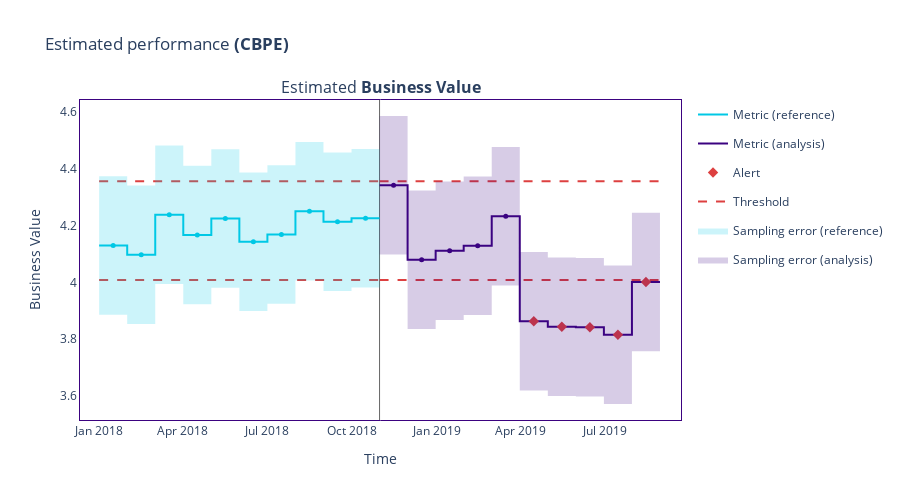

Write notebook code for a chart like this one.
### Code cell
metric_fig = results.plot()
metric_fig.show()

### Figure 1 — Plotly figure (JSON) as saved in the notebook; plotly's stock layout.template omitted (floating-point values rounded to 4 significant figures)
{"data": [{"hoverinfo": "skip", "legendgroup": "metric_reference", "line": {"color": "#00c8e5", "shape": "hv", "width": 2}, "mode": "lines", "name": "Metric (reference)", "showlegend": true, "type": "scatter", "x": ["2018-01-01T00:00:00", "2018-01-31T06:36:00", "2018-03-02T13:12:00", "2018-04-01T19:48:00", "2018-05-02T02:24:00", "2018-06-01T09:00:00", "2018-07-01T15:36:00", "2018-07-31T22:12:00", "2018-08-31T04:48:00", "2018-09-30T11:24:00", "2018-10-30T17:51:16.848000"], "xaxis": "x", "y": [4.13, 4.098, 4.238, 4.166, 4.225, 4.143, 4.168, 4.25, 4.213, 4.226, 4.226], "yaxis": "y"}, {"customdata": [["Estimated <b>Business Value</b>", "<b style=\"color:#00c8e5;line-height:60px\">Reference</b>", "", "[0:4999]", "From <b>Jan-01-2018</b> to <b>Jan-31-2018</b>", 4.13, 0.2437], ["Estimated <b>Business Value</b>", "<b style=\"color:#00c8e5;line-height:60px\">Reference</b>", "", "[5000:9999]", "From <b>Jan-31-2018</b> to <b>Mar-02-2018</b>", 4.098, 0.2437], ["Estimated <b>Business Value</b>", "<b style=\"color:#00c8e5;line-height:60px\">Reference</b>", "", "[10000:14999]", "From <b>Mar-02-2018</b> to <b>Apr-01-2018</b>", 4.238, 0.2437], ["Estimated <b>Business Value</b>", "<b style=\"color:#00c8e5;line-height:60px\">Reference</b>", "", "[15000:19999]", "From <b>Apr-01-2018</b> to <b>May-02-2018</b>", 4.166, 0.2437], ["Estimated <b>Business Value</b>", "<b style=\"color:#00c8e5;line-height:60px\">Reference</b>", "", "[20000:24999]", "From <b>May-02-2018</b> to <b>Jun-01-2018</b>", 4.225, 0.2437], ["Estimated <b>Business Value</b>", "<b style=\"color:#00c8e5;line-height:60px\">Reference</b>", "", "[25000:29999]", "From <b>Jun-01-2018</b> to <b>Jul-01-2018</b>", 4.143, 0.2437], ["Estimated <b>Business Value</b>", "<b style=\"color:#00c8e5;line-height:60px\">Reference</b>", "", "[30000:34999]", "From <b>Jul-01-2018</b> to <b>Jul-31-2018</b>", 4.168, 0.2437], ["Estimated <b>Business Value</b>", "<b style=\"color:#00c8e5;line-height:60px\">Reference</b>", "", "[35000:39999]", "From <b>Jul-31-2018</b> to <b>Aug-31-2018</b>", 4.25, 0.2437], ["Estimated <b>Business Value</b>", "<b style=\"color:#00c8e5;line-height:60px\">Reference</b>", "", "[40000:44999]", "From <b>Aug-31-2018</b> to <b>Sep-30-2018</b>", 4.213, 0.2437], ["Estimated <b>Business Value</b>", "<b style=\"color:#00c8e5;line-height:60px\">Reference</b>", "", "[45000:49999]", "From <b>Sep-30-2018</b> to <b>Oct-30-2018</b>", 4.226, 0.2437]], "hovertemplate": "%{customdata[1]} &nbsp; &nbsp; %{customdata[2]} <br />Chunk: <b>%{customdata[3]}</b> &nbsp; &nbsp; %{customdata[4]} <br />%{customdata[0]}: <b>%{customdata[5]}</b><br />Confidence band: +/- <b>%{customdata[6]}</b><br /><extra></extra>", "legendgroup": "metric_reference", "marker": {"color": "#00c8e5", "size": 5, "symbol": "circle"}, "mode": "markers", "name": "Metric (reference)", "showlegend": false, "type": "scatter", "x": ["2018-01-16T03:18:00", "2018-02-15T09:54:00", "2018-03-17T16:30:00", "2018-04-16T23:06:00", "2018-05-17T05:42:00", "2018-06-16T12:18:00", "2018-07-16T18:54:00", "2018-08-16T01:30:00", "2018-09-15T08:06:00", "2018-10-15T14:37:38.424000"], "xaxis": "x", "y": [4.13, 4.098, 4.238, 4.166, 4.225, 4.143, 4.168, 4.25, 4.213, 4.226, 4.226], "yaxis": "y"}, {"hoverinfo": "skip", "legendgroup": "metric_analysis", "line": {"color": "#3b0280", "shape": "hv", "width": 2}, "mode": "lines", "name": "Metric (analysis)", "showlegend": true, "type": "scatter", "x": ["2018-10-30T18:00:00", "2018-11-30T00:36:00", "2018-12-30T07:12:00", "2019-01-29T13:48:00", "2019-02-28T20:24:00", "2019-03-31T03:00:00", "2019-04-30T09:36:00", "2019-05-30T16:12:00", "2019-06-29T22:48:00", "2019-07-30T05:24:00", "2019-08-29T11:51:16.848000"], "xaxis": "x", "y": [4.342, 4.079, 4.112, 4.129, 4.232, 3.863, 3.844, 3.842, 3.816, 4.001, 4.001], "yaxis": "y"}, {"customdata": [["Estimated <b>Business Value</b>", "<b style=\"color:#3b0280;line-height:60px\">Analysis</b>", "", "[0:4999]", "From <b>Oct-30-2018</b> to <b>Nov-30-2018</b>", 4.342, 0.2437], ["Estimated <b>Business Value</b>", "<b style=\"color:#3b0280;line-height:60px\">Analysis</b>", "", "[5000:9999]", "From <b>Nov-30-2018</b> to <b>Dec-30-2018</b>", 4.079, 0.2437], ["Estimated <b>Business Value</b>", "<b style=\"color:#3b0280;line-height:60px\">Analysis</b>", "", "[10000:14999]", "From <b>Dec-30-2018</b> to <b>Jan-29-2019</b>", 4.112, 0.2437], ["Estimated <b>Business Value</b>", "<b style=\"color:#3b0280;line-height:60px\">Analysis</b>", "", "[15000:19999]", "From <b>Jan-29-2019</b> to <b>Feb-28-2019</b>", 4.129, 0.2437], ["Estimated <b>Business Value</b>", "<b style=\"color:#3b0280;line-height:60px\">Analysis</b>", "", "[20000:24999]", "From <b>Feb-28-2019</b> to <b>Mar-31-2019</b>", 4.232, 0.2437], ["Estimated <b>Business Value</b>", "<b style=\"color:#3b0280;line-height:60px\">Analysis</b>", "<span style=\"color:#AD0000\">⚠ <b>Drift detected</b></span>", "[25000:29999]", "From <b>Mar-31-2019</b> to <b>Apr-30-2019</b>", 3.863, 0.2437], ["Estimated <b>Business Value</b>", "<b style=\"color:#3b0280;line-height:60px\">Analysis</b>", "<span style=\"color:#AD0000\">⚠ <b>Drift detected</b></span>", "[30000:34999]", "From <b>Apr-30-2019</b> to <b>May-30-2019</b>", 3.844, 0.2437], ["Estimated <b>Business Value</b>", "<b style=\"color:#3b0280;line-height:60px\">Analysis</b>", "<span style=\"color:#AD0000\">⚠ <b>Drift detected</b></span>", "[35000:39999]", "From <b>May-30-2019</b> to <b>Jun-29-2019</b>", 3.842, 0.2437], ["Estimated <b>Business Value</b>", "<b style=\"color:#3b0280;line-height:60px\">Analysis</b>", "<span style=\"color:#AD0000\">⚠ <b>Drift detected</b></span>", "[40000:44999]", "From <b>Jun-29-2019</b> to <b>Jul-30-2019</b>", 3.816, 0.2437], ["Estimated <b>Business Value</b>", "<b style=\"color:#3b0280;line-height:60px\">Analysis</b>", "<span style=\"color:#AD0000\">⚠ <b>Drift detected</b></span>", "[45000:49999]", "From <b>Jul-30-2019</b> to <b>Aug-29-2019</b>", 4.001, 0.2437]], "hovertemplate": "%{customdata[1]} &nbsp; &nbsp; %{customdata[2]} <br />Chunk: <b>%{customdata[3]}</b> &nbsp; &nbsp; %{customdata[4]} <br />%{customdata[0]}: <b>%{customdata[5]}</b><br />Confidence band: +/- <b>%{customdata[6]}</b><br /><extra></extra>", "legendgroup": "metric_analysis", "marker": {"color": "#3b0280", "size": 5, "symbol": "circle"}, "mode": "markers", "name": "Metric (analysis)", "showlegend": false, "type": "scatter", "x": ["2018-11-14T21:18:00", "2018-12-15T03:54:00", "2019-01-14T10:30:00", "2019-02-13T17:06:00", "2019-03-15T23:42:00", "2019-04-15T06:18:00", "2019-05-15T12:54:00", "2019-06-14T19:30:00", "2019-07-15T02:06:00", "2019-08-14T08:37:38.424000"], "xaxis": "x", "y": [4.342, 4.079, 4.112, 4.129, 4.232, 3.863, 3.844, 3.842, 3.816, 4.001, 4.001], "yaxis": "y"}, {"hoverinfo": "skip", "legendgroup": "alert", "marker": {"color": "#DD4040", "size": 8, "symbol": "diamond"}, "mode": "markers", "name": "Alert", "showlegend": true, "type": "scatter", "x": ["2019-04-15T06:18:00", "2019-05-15T12:54:00", "2019-06-14T19:30:00", "2019-07-15T02:06:00", "2019-08-14T08:37:38.424000"], "xaxis": "x", "y": [3.863, 3.844, 3.842, 3.816, 4.001], "yaxis": "y"}, {"hoverinfo": "skip", "legendgroup": "thresh", "line": {"color": "#DD4040", "dash": "dash", "width": 2}, "mode": "lines", "name": "Threshold", "showlegend": true, "type": "scatter", "x": ["2018-01-01T00:00:00", "2018-01-31T06:36:00", "2018-03-02T13:12:00", "2018-04-01T19:48:00", "2018-05-02T02:24:00", "2018-06-01T09:00:00", "2018-07-01T15:36:00", "2018-07-31T22:12:00", "2018-08-31T04:48:00", "2018-09-30T11:24:00", "2018-10-30T17:51:16.848000"], "xaxis": "x", "y": [4.356, 4.356, 4.356, 4.356, 4.356, 4.356, 4.356, 4.356, 4.356, 4.356, 4.356], "yaxis": "y"}, {"hoverinfo": "skip", "legendgroup": "thresh", "line": {"color": "#DD4040", "dash": "dash", "width": 2}, "mode": "lines", "name": "Threshold", "showlegend": false, "type": "scatter", "x": ["2018-01-01T00:00:00", "2018-01-31T06:36:00", "2018-03-02T13:12:00", "2018-04-01T19:48:00", "2018-05-02T02:24:00", "2018-06-01T09:00:00", "2018-07-01T15:36:00", "2018-07-31T22:12:00", "2018-08-31T04:48:00", "2018-09-30T11:24:00", "2018-10-30T17:51:16.848000"], "xaxis": "x", "y": [4.009, 4.009, 4.009, 4.009, 4.009, 4.009, 4.009, 4.009, 4.009, 4.009, 4.009], "yaxis": "y"}, {"hoverinfo": "skip", "legendgroup": "thresh", "line": {"color": "#DD4040", "dash": "dash", "width": 2}, "mode": "lines", "name": "Threshold", "showlegend": false, "type": "scatter", "x": ["2018-10-30T18:00:00", "2018-11-30T00:36:00", "2018-12-30T07:12:00", "2019-01-29T13:48:00", "2019-02-28T20:24:00", "2019-03-31T03:00:00", "2019-04-30T09:36:00", "2019-05-30T16:12:00", "2019-06-29T22:48:00", "2019-07-30T05:24:00", "2019-08-29T11:51:16.848000"], "xaxis": "x", "y": [4.356, 4.356, 4.356, 4.356, 4.356, 4.356, 4.356, 4.356, 4.356, 4.356, 4.356], "yaxis": "y"}, {"hoverinfo": "skip", "legendgroup": "thresh", "line": {"color": "#DD4040", "dash": "dash", "width": 2}, "mode": "lines", "name": "Threshold", "showlegend": false, "type": "scatter", "x": ["2018-10-30T18:00:00", "2018-11-30T00:36:00", "2018-12-30T07:12:00", "2019-01-29T13:48:00", "2019-02-28T20:24:00", "2019-03-31T03:00:00", "2019-04-30T09:36:00", "2019-05-30T16:12:00", "2019-06-29T22:48:00", "2019-07-30T05:24:00", "2019-08-29T11:51:16.848000"], "xaxis": "x", "y": [4.009, 4.009, 4.009, 4.009, 4.009, 4.009, 4.009, 4.009, 4.009, 4.009, 4.009], "yaxis": "y"}, {"hoverinfo": "skip", "line": {"color": "rgba(0,0,0,0)", "shape": "hv"}, "mode": "lines", "name": "Sampling error (reference)", "showlegend": false, "type": "scatter", "x": ["2018-01-01T00:00:00", "2018-01-31T06:36:00", "2018-03-02T13:12:00", "2018-04-01T19:48:00", "2018-05-02T02:24:00", "2018-06-01T09:00:00", "2018-07-01T15:36:00", "2018-07-31T22:12:00", "2018-08-31T04:48:00", "2018-09-30T11:24:00", "2018-10-30T17:51:16.848000"], "xaxis": "x", "y": [4.373, 4.341, 4.482, 4.41, 4.468, 4.386, 4.412, 4.494, 4.457, 4.469, 4.469], "yaxis": "y"}, {"fill": "tonexty", "fillcolor": "rgba(0.0, 0.7843137254901961, 0.8980392156862745, 0.2)", "hoverinfo": "skip", "line": {"color": "rgba(0,0,0,0)", "shape": "hv"}, "mode": "lines", "name": "Sampling error (reference)", "showlegend": true, "type": "scatter", "x": ["2018-01-01T00:00:00", "2018-01-31T06:36:00", "2018-03-02T13:12:00", "2018-04-01T19:48:00", "2018-05-02T02:24:00", "2018-06-01T09:00:00", "2018-07-01T15:36:00", "2018-07-31T22:12:00", "2018-08-31T04:48:00", "2018-09-30T11:24:00", "2018-10-30T17:51:16.848000"], "xaxis": "x", "y": [3.886, 3.854, 3.994, 3.923, 3.981, 3.899, 3.925, 4.006, 3.97, 3.982, 3.982], "yaxis": "y"}, {"hoverinfo": "skip", "line": {"color": "rgba(0,0,0,0)", "shape": "hv"}, "mode": "lines", "name": "Sampling error (analysis)", "showlegend": false, "type": "scatter", "x": ["2018-10-30T18:00:00", "2018-11-30T00:36:00", "2018-12-30T07:12:00", "2019-01-29T13:48:00", "2019-02-28T20:24:00", "2019-03-31T03:00:00", "2019-04-30T09:36:00", "2019-05-30T16:12:00", "2019-06-29T22:48:00", "2019-07-30T05:24:00", "2019-08-29T11:51:16.848000"], "xaxis": "x", "y": [4.585, 4.323, 4.355, 4.373, 4.476, 4.107, 4.088, 4.086, 4.059, 4.245, 4.245], "yaxis": "y"}, {"fill": "tonexty", "fillcolor": "rgba(0.23137254901960785, 0.00784313725490196, 0.5019607843137255, 0.2)", "hoverinfo": "skip", "line": {"color": "rgba(0,0,0,0)", "shape": "hv"}, "mode": "lines", "name": "Sampling error (analysis)", "showlegend": true, "type": "scatter", "x": ["2018-10-30T18:00:00", "2018-11-30T00:36:00", "2018-12-30T07:12:00", "2019-01-29T13:48:00", "2019-02-28T20:24:00", "2019-03-31T03:00:00", "2019-04-30T09:36:00", "2019-05-30T16:12:00", "2019-06-29T22:48:00", "2019-07-30T05:24:00", "2019-08-29T11:51:16.848000"], "xaxis": "x", "y": [4.098, 3.836, 3.868, 3.886, 3.989, 3.62, 3.6, 3.598, 3.572, 3.758, 3.758], "yaxis": "y"}], "layout": {"annotations": [{"font": {"size": 16}, "showarrow": false, "text": "Estimated <b>Business Value</b>", "x": 0.5, "xanchor": "center", "xref": "paper", "y": 1, "yanchor": "bottom", "yref": "paper"}], "height": 500, "hoverlabel": {"bgcolor": "white", "font": {"size": 14}}, "legend": {"itemclick": false, "itemdoubleclick": false, "traceorder": "grouped"}, "paper_bgcolor": "rgba(255,255,255,1)", "plot_bgcolor": "rgba(255,255,255,1)", "shapes": [{"layer": "below", "line": {"color": "#666666", "width": 1}, "type": "line", "x0": "2018-10-30T18:00:00", "x1": "2018-10-30T18:00:00", "xref": "x", "y0": 0, "y1": 1, "yref": "y domain"}], "title": {"text": "Estimated performance <b>(CBPE)</b>"}, "xaxis": {"anchor": "y", "domain": [0, 1], "linecolor": "#3b0280", "matches": "x", "mirror": true, "showgrid": false, "showticklabels": true, "title": {"text": "Time"}, "zeroline": false}, "yaxis": {"anchor": "x", "domain": [0, 1], "linecolor": "#3b0280", "mirror": true, "showgrid": false, "title": {"text": "Business Value"}, "zeroline": false}}}
